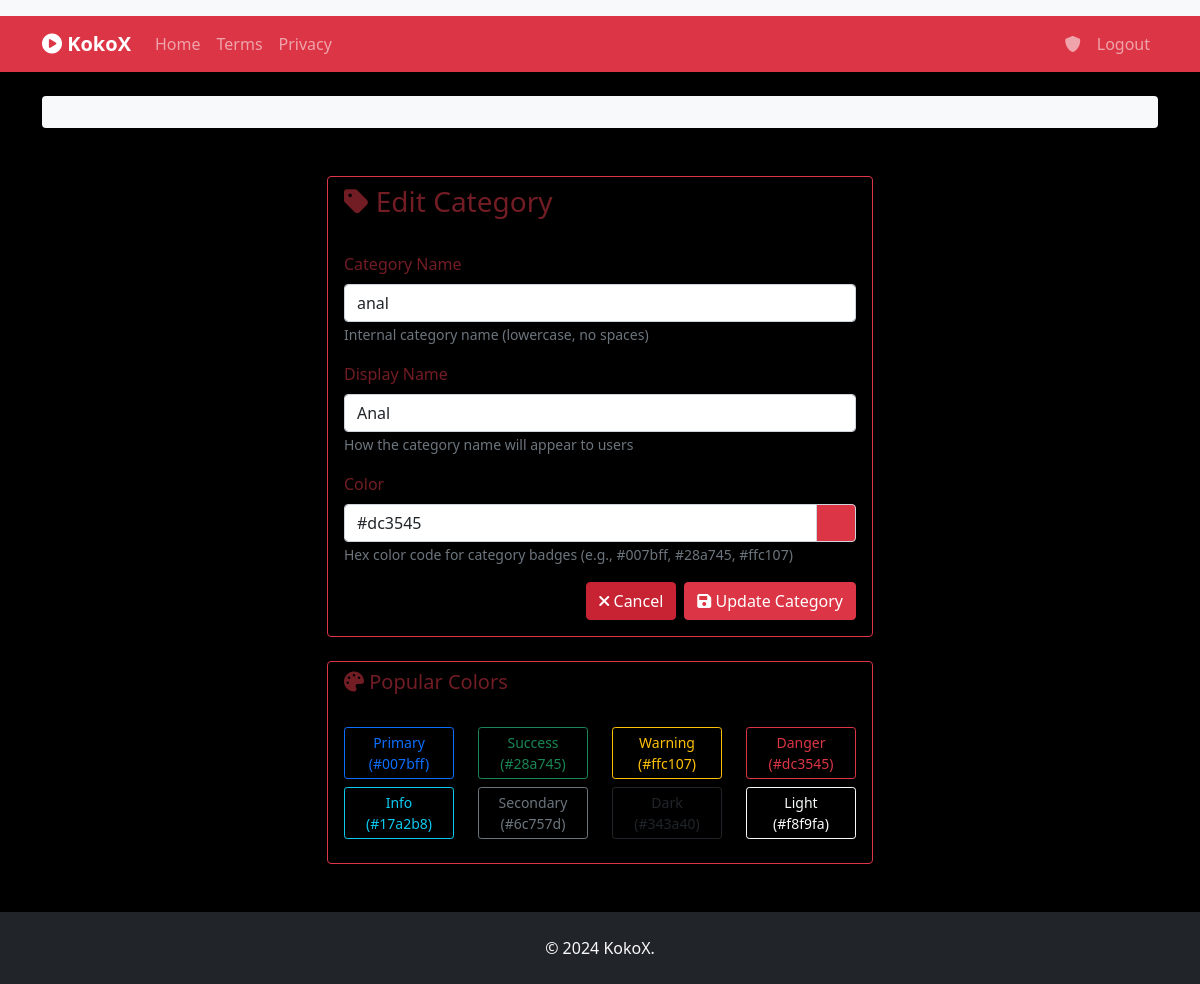
The page /admin/categories/edit/2 (signed in) on the database its author committed.
### app.py (models this page shows)
class WebsiteConfig(db.Model):
    id = db.Column(db.Integer, primary_key=True)
    key = db.Column(db.String(100), unique=True, nullable=False)
    value = db.Column(db.Text)
    description = db.Column(db.String(200))
    created_at = db.Column(db.DateTime, default=datetime.utcnow)
    updated_at = db.Column(db.DateTime, default=datetime.utcnow, onupdate=datetime.utcnow)

class Category(db.Model):
    id = db.Column(db.Integer, primary_key=True)
    name = db.Column(db.String(50), unique=True, nullable=False)
    display_name = db.Column(db.String(100), nullable=False)
    color = db.Column(db.String(7), default='#007bff')  # Hex color code
    created_at = db.Column(db.DateTime, default=datetime.utcnow)

### app.py (the view, shortened to what this page needs)
@app.route('/admin/categories/edit/<int:category_id>', methods=['GET', 'POST'])
@login_required
def edit_category(category_id):
    if not current_user.is_admin:
        flash('Access denied.')
        return redirect(url_for('index'))
    category = Category.query.get_or_404(category_id)
    form = CategoryForm(obj=category)
    return render_template('category_form.html', form=form, category=category)

### app.py
class CategoryForm(FlaskForm):
    name = StringField('Category Name', validators=[DataRequired(), Length(max=50)])
    display_name = StringField('Display Name', validators=[DataRequired(), Length(max=100)])
    color = StringField('Color', validators=[DataRequired()], description='Hex color code (e.g., #007bff)')

### app.py (called while the page is built)
@login_manager.user_loader
def load_user(user_id):
    return User.query.get(int(user_id))

@app.context_processor
def inject_theme():
    active_theme = Theme.query.filter_by(is_active=True).first()
    configs = WebsiteConfig.query.all()
    config_dict = {config.key: config.value for config in configs}
    categories = Category.query.order_by(Category.display_name.asc()).all()
    return {
        'active_theme': active_theme,
        'configs': config_dict,
        'categories': categories
    }

@app.context_processor
def inject_ads():
    ads = Ad.query.filter_by(is_active=True).all()
    ad_codes = {}
    for ad in ads:
        ad_codes[ad.type] = ad
    for ad in ads:
        ad.impressions += 1
        db.session.commit()
    return {'ads': ad_codes}

### templates/category_form.html (shortened to what this page needs)
{% extends "base.html" %}
{% block content %}
<div class="row justify-content-center">
    <div class="col-md-6">
        <div class="card">
            <div class="card-header">
                <h3><i class="fas fa-tag"></i> {% if category %}Edit Category{% else %}Create Category{% endif %}</h3>
            </div>
            <div class="card-body">
                <form method="POST">
                    <div class="mb-3">
                        {{ form.name.label(class="form-label") }}
                        {{ form.name(class="form-control", placeholder="entertainment") }}
                        <small class="form-text text-muted">
                            Internal category name (lowercase, no spaces)
                        </small>
                    </div>
                    <div class="mb-3">
                        {{ form.display_name.label(class="form-label") }}
                        {{ form.display_name(class="form-control", placeholder="Entertainment") }}
                        <small class="form-text text-muted">
                            How the category name will appear to users
                        </small>
                    </div>
                    <div class="mb-3">
                        {{ form.color.label(class="form-label") }}
                        <div class="input-group">
                            {{ form.color(class="form-control", placeholder="#007bff") }}
                            <span class="input-group-text" id="color-preview" style="background-color: #007bff; width: 40px;">
                            </span>
                        </div>
                        <small class="form-text text-muted">
                            Hex color code for category badges (e.g., #007bff, #28a745, #ffc107)
                        </small>
                    </div>
                    <div class="d-grid gap-2 d-md-flex justify-content-md-end">
                        <a href="{{ url_for('manage_categories') }}" class="btn btn-secondary">
                            <i class="fas fa-times"></i> Cancel
                        </a>
                        <button type="submit" class="btn btn-primary">
                            <i class="fas fa-save"></i> {% if category %}Update Category{% else %}Create Category{% endif %}
                        </button>
                    </div>
                </form>
            </div>
        </div>
        <div class="card mt-4">
            <div class="card-header">
                <h5><i class="fas fa-palette"></i> Popular Colors</h5>
            </div>
            <div class="card-body">
                <div class="row">
                    <div class="col-md-3">
                        <button class="btn btn-sm btn-outline-primary w-100 mb-2" onclick="setColor('#007bff')">
                            Primary (#007bff)
                        </button>
                    </div>
                    <div class="col-md-3">
                        <button class="btn btn-sm btn-outline-success w-100 mb-2" onclick="setColor('#28a745')">
                            Success (#28a745)
                        </button>
                    </div>
                    <div class="col-md-3">
                        <button class="btn btn-sm btn-outline-warning w-100 mb-2" onclick="setColor('#ffc107')">
                            Warning (#ffc107)
                        </button>
                    </div>
                    <div class="col-md-3">
                        <button class="btn btn-sm btn-outline-danger w-100 mb-2" onclick="setColor('#dc3545')">
                            Danger (#dc3545)
                        </button>
                    </div>
                    <div class="col-md-3">
                        <button class="btn btn-sm btn-outline-info w-100 mb-2" onclick="setColor('#17a2b8')">
                            Info (#17a2b8)
                        </button>
                    </div>
                    <div class="col-md-3">
                        <button class="btn btn-sm btn-outline-secondary w-100 mb-2" onclick="setColor('#6c757d')">
                            Secondary (#6c757d)
                        </button>
                    </div>
                    <div class="col-md-3">
                        <button class="btn btn-sm btn-outline-dark w-100 mb-2" onclick="setColor('#343a40')">
                            Dark (#343a40)
                        </button>
                    </div>
                    <div class="col-md-3">
                        <button class="btn btn-sm btn-outline-light w-100 mb-2" onclick="setColor('#f8f9fa')">
                            Light (#f8f9fa)
                        </button>
                    </div>
                </div>
            </div>
        </div>
    </div>
</div>
{% endblock %}

### templates/base.html (shortened to what this page needs)
<!DOCTYPE html>
<html lang="en">
<head>
    <link href="https://cdn.jsdelivr.net/npm/bootstrap@5.1.3/dist/css/bootstrap.min.css" rel="stylesheet">
    <link href="https://cdnjs.cloudflare.com/ajax/libs/font-awesome/6.0.0/css/all.min.css" rel="stylesheet">
</head>
<body>
    {% if ads.banner %}
    <div class="container-fluid bg-light py-2">
    </div>
    {% endif %}
    <nav class="navbar navbar-expand-lg navbar-dark bg-dark">
        <div class="container">
            <a class="navbar-brand" href="{{ url_for('index') }}">
                <i class="fas fa-play-circle"></i> {{ configs.get('site_title', 'KokoX').split(' - ')[0] }}
            </a>
            <div class="collapse navbar-collapse" id="navbarNav">
                <ul class="navbar-nav me-auto mb-2 mb-lg-0">
                    <li class="nav-item">
                        <a class="nav-link" href="{{ url_for('index') }}">Home</a>
                    </li>
                    <li class="nav-item">
                        <a class="nav-link" href="{{ url_for('terms') }}">Terms</a>
                    </li>
                    <li class="nav-item">
                        <a class="nav-link" href="{{ url_for('privacy') }}">Privacy</a>
                    </li>
                </ul>
                <ul class="navbar-nav">
                    {% if current_user.is_authenticated and current_user.is_admin %}
                    <li class="nav-item">
                        <a class="nav-link" href="{{ url_for('admin') }}">
                            <i class="fas fa-shield-alt"></i>
                        </a>
                    </li>
                    <li class="nav-item">
                        <a class="nav-link" href="{{ url_for('logout') }}">Logout</a>
                    </li>
                    {% else %}
                    <li class="nav-item">
                        <a class="nav-link" href="{{ url_for('login') }}">
                            <i class="fas fa-shield-alt"></i>
                        </a>
                    </li>
                    {% endif %}
                </ul>
            </div>
        </div>
    </nav>
    {% if ads.native and ads.native.is_active %}
    <div class="container mt-4">
        <div class="native-ad bg-light rounded p-3">
        </div>
    </div>
    {% endif %}
    <main class="container mt-4">
        {% block content %}{% endblock %}
    </main>
    <footer class="bg-dark text-light py-4 mt-5">
        <div class="container text-center">
            <p class="mb-0">{{ configs.get('footer_text', ' 2024 KokoX. All rights reserved.') }}</p>
        </div>
    </footer>
</body>
</html>

### rows shown on the page
WebsiteConfig: get "KokoX"
Category: name "anal", display_name "Anal", color "#dc3545"
WebsiteConfig: get "© 2024 KokoX."
